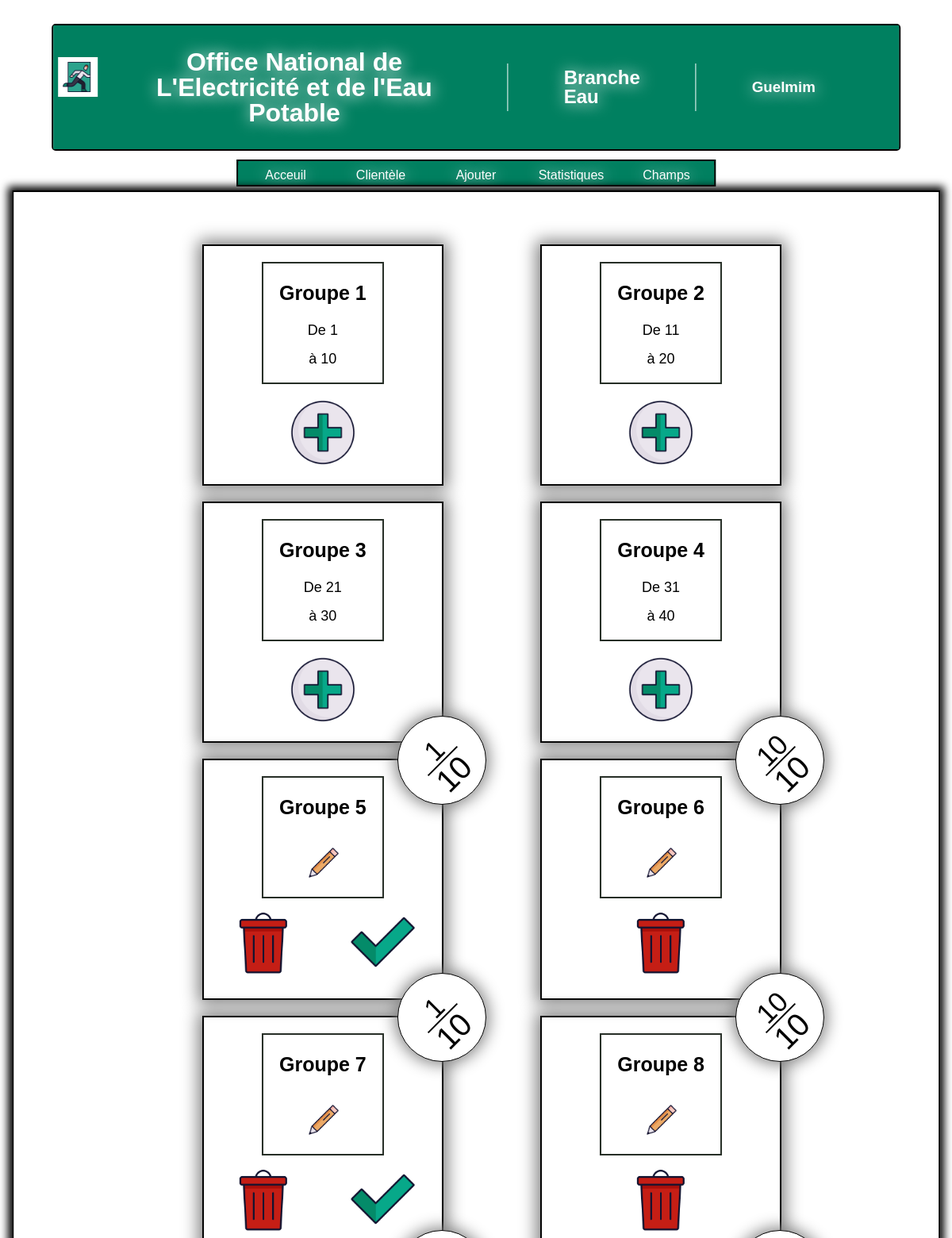
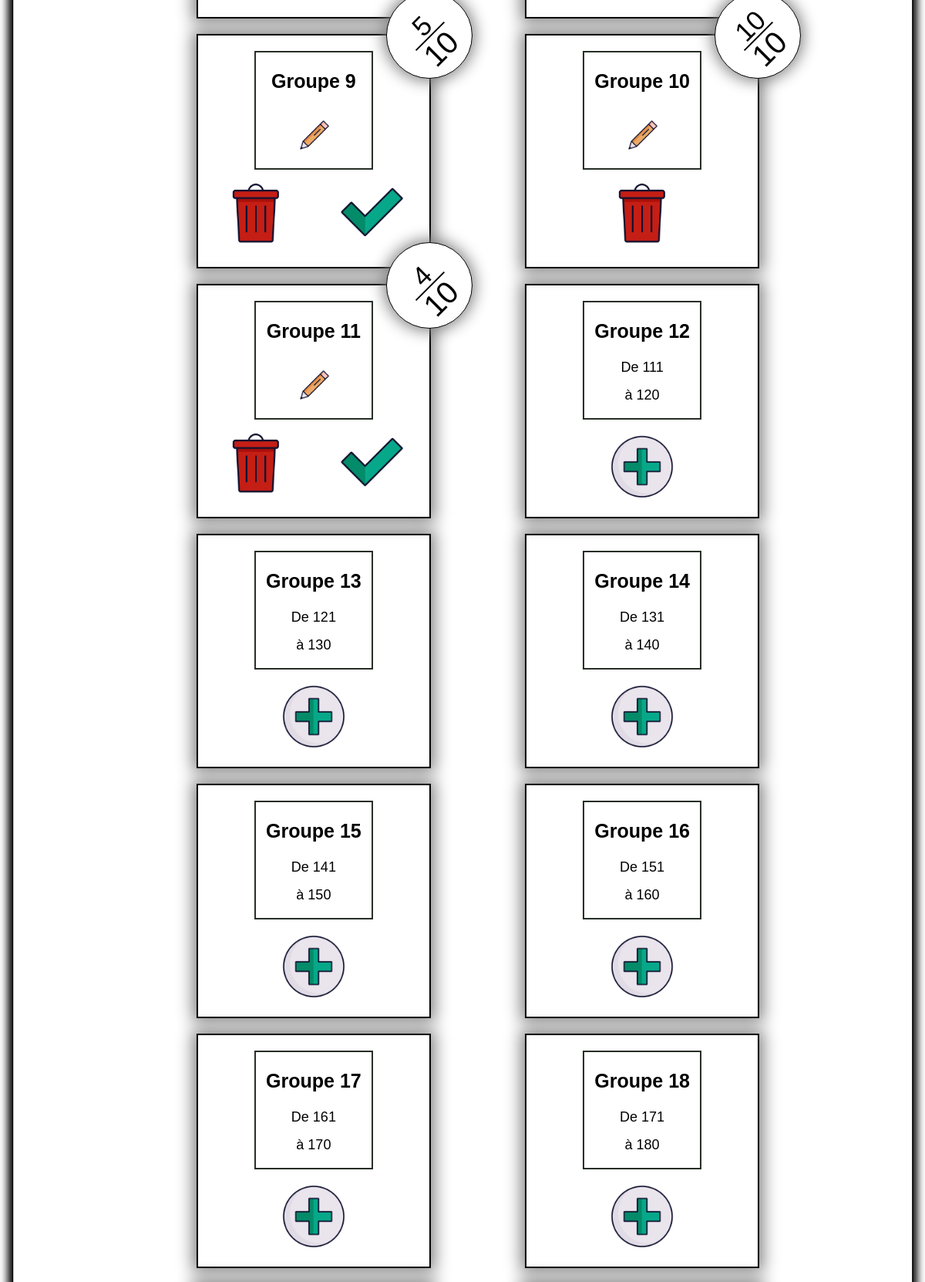
/groupes.php?champ=1 (signed in, upper part), run on the app's committed database (2 pictures, top to bottom).
### tables this page shows
CREATE TABLE meta(
taille_groupe INT,
taille_champ INT,
first_date INT
);

### connect.php (called while the page is built, shortened)
<?php
$databasePath = 'archive.db';
try {
    $pdo = new PDO("sqlite:" . $databasePath);
    $pdo->setAttribute(PDO::ATTR_ERRMODE, PDO::ERRMODE_EXCEPTION);
    $pdo->setAttribute(PDO::ATTR_DEFAULT_FETCH_MODE, PDO::FETCH_ASSOC);
} catch (PDOException $e) {
}
$meta = $pdo -> query("SELECT * FROM meta") -> fetchAll();
if(!empty($meta)){
    $taille_groupe = $meta[0]['taille_groupe'];
    $taille_champ = $meta[0]['taille_champ'];
}else{
    $taille_groupe = 10;
    $taille_champ = 50;
}
?>

### groupes.php (the view, shortened to what this page needs)
<?php
require_once 'connect.php';
$champ = $_GET['champ'];
$minGroupe = ($champ - 1) * $taille_champ + 1;
$maxGroupe = $minGroupe + $taille_champ - 1;
?>
<!DOCTYPE html>
<html lang="fr">
<head>
    <link rel="stylesheet" href="groupes.css">
</head>
<body>
<header>
        <div class="head">
            <h1>Office National de L'Electricité et de l'Eau Potable</h1>
            <h2>Branche Eau</h2>
        <h3>Guelmim</h3>
        </div>
        <nav>
        <a href="/">Acceuil</a>
        <a href="/clients.php">Clientèle</a>
        <a href="/add.php">Ajouter</a>
        <a href="/statistiques.php">Statistiques</a>
        <a href="/champs.php">Champs</a>
        </nav>
        <form action="" method="post" style="height: fit-content; width: fit-content; position:absolute; top:25%;)">
            <button name="logout" value="clear" style="z-index:5;position:absolute; background:none; border:none; height:fit-content;width:fit-content; cursor: pointer;">
                <img src="logout.gif" alt="" style="height:50px; width: 50px">
            </button>
        </form>
    </header>
    <div class="container">
    <ul>
    <?php
    for($i = $minGroupe; $i <= $maxGroupe; $i++):?>
    <li>
        <?php
            $checkGroupe = $pdo -> query("SELECT num_polis FROM polis WHERE groupe = '$i'") -> fetchAll();
            $article_min = ($i - 1) * $taille_groupe + 1;
            $article_max = $article_min + $taille_groupe - 1;
            if(empty($checkGroupe)):
                echo '<a href="articles.php?groupe=' . $i . '" class="consult">';
                    echo '<div class="info-groupe">';
                    echo '<p class="groupe">Groupe ' . $i . '</p>';
                    echo '<p class="min">De ' . $article_min . '</p>';
                    echo '<p class="max">à ' . $article_max . '</p>';
                    echo '</div>';
                echo '</a>';
                ?>
                <div class="operation">
                <form action="" method="POST">
                    <button class="add add-button">
                        <img src="add.gif">
                    </button>
                </form>
                </div>
                <?php
            else:
                echo '<a href="articles.php?groupe=' . $i . '" class="consult">';
                    echo '<div class="info-groupe">';
                    echo '<p class="groupe">Groupe ' . $i . '</p>';
                    echo '</div>';
                echo '</a>';
            ?>
<div class="operation">
                 <form action="" method="POST">
                    <button name="groupe_supprime" value="<?=$i ?>">
                    <img src="delete.gif">
                    </button>
            </form>
            <?php if(count($checkGroupe) !== $taille_groupe): ?>
                <form action="" method="POST">
                <button class="complete-button">
                    <img src="complete.gif">
                </button>
                </form>
            <?php endif; ?>
            </div>
            <div class="count">
                <div class="known">
                <?=count($checkGroupe) ?>
                </div>
                <div class="cross"></div>
                <div class="total"><?=$taille_groupe ?></div>
            </div>
            <div class="edit-operation">
                <form action="" method="POST">
                <button class="edit-button">
                    <img src="edit.gif">
                </button>
                </form>
            </div>
            <?php endif; ?>
    </li>
    <?php
    endfor;
    ?>
    </ul>
    </div>
</body>
</html>

### groupes.css (style rules this page uses)
body { font-family: Arial, Helvetica, sans-serif; box-sizing: border-box; line-height: 1; }
header { background-color: transparent; width: 90%; margin: 30px 0 10px 0; position: relative; border: 2px solid black; border-radius: 5px; justify-content: space-around; box-shadow: 0 0 5px; left: 50%; transform: translate(-50%, 0); color: white; text-shadow: 1px 1px 20px; }
header .head { position: relative; left: 50%; transform: translate(-50%, 0); display: flex; flex-direction: row; align-items: center; z-index: 3; }
header::before { content: ''; position: absolute; top: 0; left: 0; width: 100%; height: 100%; background-color: rgb(0, 128, 96); z-index: 2; }
header nav { height: 30px; width: 600px; background-color: rgb(0, 128, 96); position: absolute; bottom: -30%; left: 50%; transform: translate(-50%, 0); z-index: 1; border: 2px solid black; display: flex; justify-content: space-around; list-style: none; }
header nav a { position: relative; text-decoration: none; text-align: center; color: white; margin-right: 0; margin-top: 5px; padding-top: 5px; padding-bottom: 5px; background-color: rgb(0, 128, 96); width: 100%; }
header * { margin-right: 70px; }
header h1 { position: relative; text-align: center; padding: 30px; margin: 0 50px; }
.container { position: relative; box-shadow: 0 0 10px 5px; background-color: white; width: 90%; border: 2px solid black; padding: 50px; left: 50%; transform: translate(-50%, 0); margin: 50px 0 0 0; }
.container ul { position: relative; left: 50%; transform: translate(-50%, 0); list-style: none; display: flex; width: 80%; flex-wrap: wrap; align-items: flex-start; justify-content: space-around; }
.container li { position: relative; width: 300px; height: 300px; border: 2px solid black; margin-bottom: 20px; position: relative; background-color: transparent; box-shadow: 0 0 20px 5px grey; }
.container a { text-decoration: none; font-size: large; position: relative; left: 50%; top: 20px; transform: translate(-50%, 0); display: flex; flex-direction: column; height: 150px; width: 150px; border: 2px solid rgb(38, 46, 38); color: black; }
.info-groupe { position: static; text-align: center; }
.groupe { font-weight: 800; font-size: 25px; }
.container li .count { height: 100px; width: 100px; border: 1px solid black; border-radius: 50%; position: absolute; top: 0; right: 0; transform: translate(50%, -50%); background-color: white; box-shadow: 0 0 20px 3px grey; padding: 5px; }
.known, .total { text-align: center; transform: rotate(-45deg); }
.known { position: relative; font-size: 35px; left: -10%; top: 20%; }
.cross { position: relative; height: 50px; width: 0; border: 1px solid black; top: -10%; left: 50%; transform: rotate(45deg); }
.total { position: relative; font-size: 40px; top: -40%; left: 15%; }
.operation { position: relative; margin-top: 10px; height: fit-content; display: flex; justify-content: space-around; }
.operation button { background: transparent; position: relative; border: 0; cursor: pointer; margin-top: 20px; }
.operation button.add { margin-top: 20px; }
.operation button.add img { height: 100px; width: 100px; }
.operation button img { position: relative; height: 90px; width: 90px; }
.operation button, .edit-operation button { background: transparent; position: relative; border: 0; cursor: pointer; }
.operation button.add { margin-top: 20px; opacity: 1; }
.edit-operation button.edit-button, .edit-operation button img { height: 50px; width: 50px; position: absolute; top: 50%; left: 50%; transform: translate(-50%, -70%); }
.count { position: absolute; z-index: 2; }

### data on the page
meta: article_min "1", taille_groupe "10", taille_groupe "11", taille_groupe "20", taille_groupe "21", taille_groupe "30", taille_groupe "31", taille_groupe "40", taille_groupe "111", taille_groupe "120", taille_groupe "121", taille_groupe "130", taille_groupe "131", taille_groupe "140", taille_groupe "141", taille_groupe "150", taille_groupe "151", taille_groupe "160", taille_groupe "161", taille_groupe "170", taille_groupe "171", taille_groupe "180"

### other printed values
count($checkGroupe) "1"
count($checkGroupe) "10"
count($checkGroupe) "5"
count($checkGroupe) "4"
